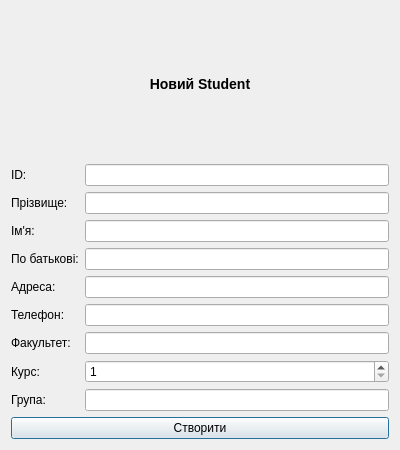
<?xml version="1.0" encoding="UTF-8"?>
<ui version="4.0">
 <class>StudentDialog</class>
 <widget class="QDialog" name="StudentDialog">
  <property name="geometry">
   <rect>
    <x>0</x>
    <y>0</y>
    <width>400</width>
    <height>450</height>
   </rect>
  </property>
  <property name="windowTitle">
   <string>Створити Student</string>
  </property>
  <layout class="QVBoxLayout" name="verticalLayout">
   <item>
    <widget class="QLabel" name="label_title">
     <property name="text">
      <string>&lt;h3&gt;Новий Student&lt;/h3&gt;</string>
     </property>
     <property name="alignment">
      <set>Qt::AlignCenter</set>
     </property>
    </widget>
   </item>
   <item>
    <layout class="QFormLayout" name="formLayout">
     <item row="0" column="0">
      <widget class="QLabel" name="label_id">
       <property name="text">
        <string>ID:</string>
       </property>
      </widget>
     </item>
     <item row="0" column="1">
      <widget class="QLineEdit" name="lineEdit_id"/>
     </item>
     <item row="1" column="0">
      <widget class="QLabel" name="label_lastName">
       <property name="text">
        <string>Прізвище:</string>
       </property>
      </widget>
     </item>
     <item row="1" column="1">
      <widget class="QLineEdit" name="lineEdit_lastName"/>
     </item>
     <item row="2" column="0">
      <widget class="QLabel" name="label_firstName">
       <property name="text">
        <string>Ім'я:</string>
       </property>
      </widget>
     </item>
     <item row="2" column="1">
      <widget class="QLineEdit" name="lineEdit_firstName"/>
     </item>
     <item row="3" column="0">
      <widget class="QLabel" name="label_patronymic">
       <property name="text">
        <string>По батькові:</string>
       </property>
      </widget>
     </item>
     <item row="3" column="1">
      <widget class="QLineEdit" name="lineEdit_patronymic"/>
     </item>
     <item row="4" column="0">
      <widget class="QLabel" name="label_address">
       <property name="text">
        <string>Адреса:</string>
       </property>
      </widget>
     </item>
     <item row="4" column="1">
      <widget class="QLineEdit" name="lineEdit_address"/>
     </item>
     <item row="5" column="0">
      <widget class="QLabel" name="label_phone">
       <property name="text">
        <string>Телефон:</string>
       </property>
      </widget>
     </item>
     <item row="5" column="1">
      <widget class="QLineEdit" name="lineEdit_phone"/>
     </item>
     <item row="6" column="0">
      <widget class="QLabel" name="label_faculty">
       <property name="text">
        <string>Факультет:</string>
       </property>
      </widget>
     </item>
     <item row="6" column="1">
      <widget class="QLineEdit" name="lineEdit_faculty"/>
     </item>
     <item row="7" column="0">
      <widget class="QLabel" name="label_course">
       <property name="text">
        <string>Курс:</string>
       </property>
      </widget>
     </item>
     <item row="7" column="1">
      <widget class="QSpinBox" name="spinBox_course">
       <property name="minimum">
        <number>1</number>
       </property>
       <property name="maximum">
        <number>6</number>
       </property>
      </widget>
     </item>
     <item row="8" column="0">
      <widget class="QLabel" name="label_group">
       <property name="text">
        <string>Група:</string>
       </property>
      </widget>
     </item>
     <item row="8" column="1">
      <widget class="QLineEdit" name="lineEdit_group"/>
     </item>
    </layout>
   </item>
   <item>
    <widget class="QPushButton" name="pushButton_create">
     <property name="text">
      <string>Створити</string>
     </property>
    </widget>
   </item>
  </layout>
 </widget>
 <resources/>
 <connections/>
</ui>
